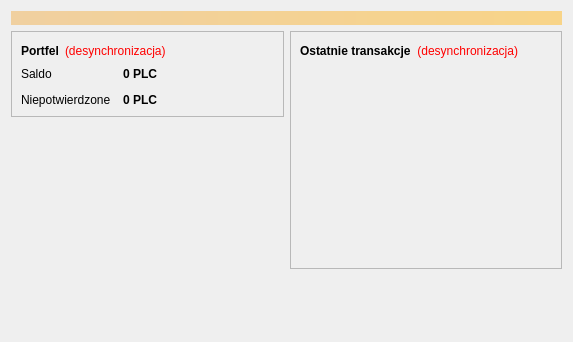
<?xml version="1.0" encoding="UTF-8"?>
<ui version="4.0">
 <class>OverviewPage</class>
 <widget class="QWidget" name="OverviewPage">
  <property name="geometry">
   <rect>
    <x>0</x>
    <y>0</y>
    <width>573</width>
    <height>342</height>
   </rect>
  </property>
  <property name="windowTitle">
   <string>Form</string>
  </property>
  <layout class="QVBoxLayout" name="topLayout">
   <item>
    <widget class="QLabel" name="labelAlerts">
     <property name="visible">
      <bool>false</bool>
     </property>
     <property name="styleSheet">
      <string notr="true">background-color: qlineargradient(x1: 0, y1: 0, x2: 1, y2: 0, stop:0 #F0D0A0, stop:1 #F8D488); color:#000000;</string>
     </property>
     <property name="wordWrap">
      <bool>true</bool>
     </property>
     <property name="margin">
      <number>3</number>
     </property>
    </widget>
   </item>
   <item>
    <layout class="QHBoxLayout" name="horizontalLayout" stretch="1,1">
     <item>
      <layout class="QVBoxLayout" name="verticalLayout_2">
       <item>
        <widget class="QFrame" name="frame">
         <property name="frameShape">
          <enum>QFrame::StyledPanel</enum>
         </property>
         <property name="frameShadow">
          <enum>QFrame::Raised</enum>
         </property>
         <layout class="QVBoxLayout" name="verticalLayout_4">
          <item>
           <layout class="QHBoxLayout" name="horizontalLayout_4">
            <item>
             <widget class="QLabel" name="label_5">
              <property name="font">
               <font>
                <weight>75</weight>
                <bold>true</bold>
               </font>
              </property>
              <property name="text">
               <string>Portfel</string>
              </property>
             </widget>
            </item>
            <item>
             <widget class="QLabel" name="labelWalletStatus">
              <property name="toolTip">
               <string>The displayed information may be out of date. Your wallet automatically synchronizes with the Bitcoin network after a connection is established, but this process has not completed yet.</string>
              </property>
              <property name="styleSheet">
               <string notr="true">QLabel { color: red; }</string>
              </property>
              <property name="text">
               <string notr="true">(desynchronizacja)</string>
              </property>
              <property name="alignment">
               <set>Qt::AlignLeading|Qt::AlignLeft|Qt::AlignVCenter</set>
              </property>
             </widget>
            </item>
            <item>
             <spacer name="horizontalSpacer_2">
              <property name="orientation">
               <enum>Qt::Horizontal</enum>
              </property>
              <property name="sizeHint" stdset="0">
               <size>
                <width>40</width>
                <height>20</height>
               </size>
              </property>
             </spacer>
            </item>
           </layout>
          </item>
          <item>
           <layout class="QFormLayout" name="formLayout_2">
            <property name="fieldGrowthPolicy">
             <enum>QFormLayout::AllNonFixedFieldsGrow</enum>
            </property>
            <property name="horizontalSpacing">
             <number>12</number>
            </property>
            <property name="verticalSpacing">
             <number>12</number>
            </property>
            <item row="0" column="0">
             <widget class="QLabel" name="label">
              <property name="text">
               <string>Saldo</string>
              </property>
             </widget>
            </item>
            <item row="0" column="1">
             <widget class="QLabel" name="labelBalance">
              <property name="font">
               <font>
                <weight>75</weight>
                <bold>true</bold>
               </font>
              </property>
              <property name="cursor">
               <cursorShape>IBeamCursor</cursorShape>
              </property>
              <property name="toolTip">
               <string>Your current balance</string>
              </property>
              <property name="text">
               <string notr="true">0 PLC</string>
              </property>
              <property name="textInteractionFlags">
               <set>Qt::LinksAccessibleByMouse|Qt::TextSelectableByKeyboard|Qt::TextSelectableByMouse</set>
              </property>
             </widget>
            </item>
            <item row="1" column="0">
             <widget class="QLabel" name="label_3">
              <property name="text">
               <string>Niepotwierdzone</string>
              </property>
             </widget>
            </item>
            <item row="1" column="1">
             <widget class="QLabel" name="labelUnconfirmed">
              <property name="font">
               <font>
                <weight>75</weight>
                <bold>true</bold>
               </font>
              </property>
              <property name="cursor">
               <cursorShape>IBeamCursor</cursorShape>
              </property>
              <property name="toolTip">
               <string>Total of transactions that have yet to be confirmed, and do not yet count toward the current balance</string>
              </property>
              <property name="text">
               <string notr="true">0 PLC</string>
              </property>
              <property name="textInteractionFlags">
               <set>Qt::LinksAccessibleByMouse|Qt::TextSelectableByKeyboard|Qt::TextSelectableByMouse</set>
              </property>
             </widget>
            </item>
           </layout>
          </item>
         </layout>
        </widget>
       </item>
       <item>
        <spacer name="verticalSpacer">
         <property name="orientation">
          <enum>Qt::Vertical</enum>
         </property>
         <property name="sizeHint" stdset="0">
          <size>
           <width>20</width>
           <height>40</height>
          </size>
         </property>
        </spacer>
       </item>
      </layout>
     </item>
     <item>
      <layout class="QVBoxLayout" name="verticalLayout_3">
       <item>
        <widget class="QFrame" name="frame_2">
         <property name="frameShape">
          <enum>QFrame::StyledPanel</enum>
         </property>
         <property name="frameShadow">
          <enum>QFrame::Raised</enum>
         </property>
         <layout class="QVBoxLayout" name="verticalLayout">
          <item>
           <layout class="QHBoxLayout" name="horizontalLayout_2">
            <item>
             <widget class="QLabel" name="label_4">
              <property name="text">
               <string>&lt;html&gt;&lt;head/&gt;&lt;body&gt;&lt;p&gt;&lt;span style=&quot; font-weight:600;&quot;&gt;Ostatnie transakcje&lt;/span&gt;&lt;/p&gt;&lt;/body&gt;&lt;/html&gt;</string>
              </property>
             </widget>
            </item>
            <item>
             <widget class="QLabel" name="labelTransactionsStatus">
              <property name="toolTip">
               <string>The displayed information may be out of date. Your wallet automatically synchronizes with the Bitcoin network after a connection is established, but this process has not completed yet.</string>
              </property>
              <property name="styleSheet">
               <string notr="true">QLabel { color: red; }</string>
              </property>
              <property name="text">
               <string notr="true">(desynchronizacja)</string>
              </property>
              <property name="alignment">
               <set>Qt::AlignRight|Qt::AlignTrailing|Qt::AlignVCenter</set>
              </property>
             </widget>
            </item>
            <item>
             <spacer name="horizontalSpacer">
              <property name="orientation">
               <enum>Qt::Horizontal</enum>
              </property>
              <property name="sizeHint" stdset="0">
               <size>
                <width>40</width>
                <height>20</height>
               </size>
              </property>
             </spacer>
            </item>
           </layout>
          </item>
          <item>
           <widget class="QListView" name="listTransactions">
            <property name="styleSheet">
             <string notr="true">QListView { background: transparent; }</string>
            </property>
            <property name="frameShape">
             <enum>QFrame::NoFrame</enum>
            </property>
            <property name="verticalScrollBarPolicy">
             <enum>Qt::ScrollBarAlwaysOff</enum>
            </property>
            <property name="horizontalScrollBarPolicy">
             <enum>Qt::ScrollBarAlwaysOff</enum>
            </property>
            <property name="selectionMode">
             <enum>QAbstractItemView::NoSelection</enum>
            </property>
           </widget>
          </item>
         </layout>
        </widget>
       </item>
       <item>
        <spacer name="verticalSpacer_2">
         <property name="orientation">
          <enum>Qt::Vertical</enum>
         </property>
         <property name="sizeHint" stdset="0">
          <size>
           <width>20</width>
           <height>40</height>
          </size>
         </property>
        </spacer>
       </item>
      </layout>
     </item>
    </layout>
   </item>
  </layout>
 </widget>
 <resources/>
 <connections/>
</ui>
